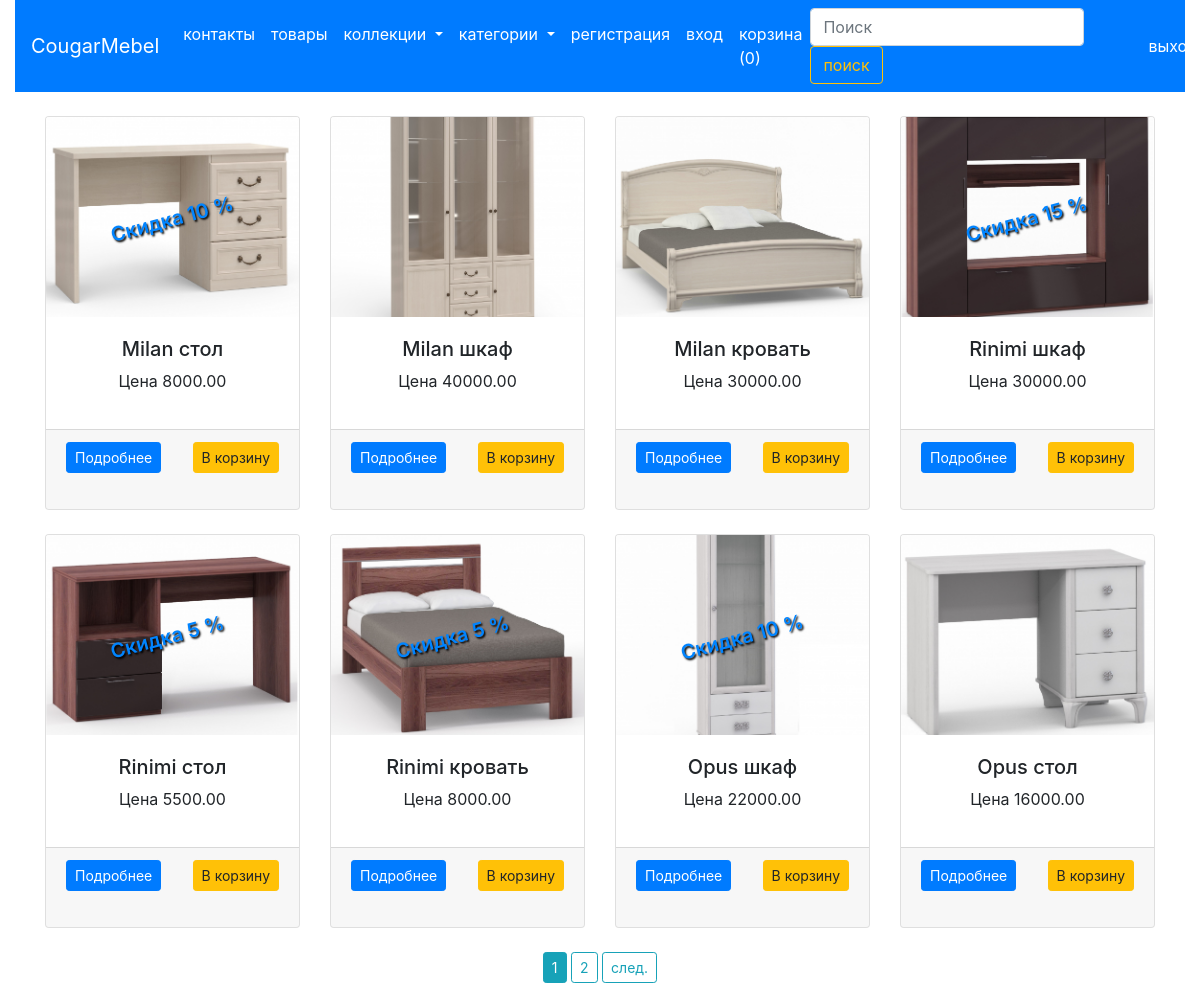
The page / on the database its author committed.
### shop/products/models.py (models this page shows, shortened)
class Addproduct(db.Model):
    __seachbale__ = ['name','desc']
    id = db.Column(db.Integer, primary_key=True)
    name = db.Column(db.String(80), nullable=False)
    price = db.Column(db.Numeric(10,2), nullable=False)
    discount = db.Column(db.Integer, default=0)
    stock = db.Column(db.Integer, nullable=False)
    colors = db.Column(db.Text, nullable=False)
    desc = db.Column(db.Text, nullable=False)
    pub_date = db.Column(db.DateTime, nullable=False,default=datetime.utcnow)
    category_id = db.Column(db.Integer, db.ForeignKey('category.id'),nullable=False)
    category = db.relationship('Category',backref=db.backref('categories', lazy=True))
    brand_id = db.Column(db.Integer, db.ForeignKey('brand.id'),nullable=False)
    brand = db.relationship('Brand',backref=db.backref('brands', lazy=True))
    image_1 = db.Column(db.String(150), nullable=False, default='image1.jpg')
    image_2 = db.Column(db.String(150), nullable=False, default='image2.jpg')
    image_3 = db.Column(db.String(150), nullable=False, default='image3.jpg')

### shop/products/routes.py (the view)
@app.route('/')
def home():
    page = request.args.get('page', 1, type=int)
    products = Addproduct.query.filter(Addproduct.stock > 0).order_by(
        Addproduct.id.desc()).paginate(page=page, per_page=8)
    return render_template('products/index.html', products=products, brands=brands(), categories=categories())

### shop/products/routes.py (called while the page is built)
def brands():
    brands = Brand.query.join(
        Addproduct, (Brand.id == Addproduct.brand_id)).all()
    return brands

def categories():
    categories = Category.query.join(
        Addproduct, (Category.id == Addproduct.category_id)).all()
    return categories

### shop/templates/products/index.html (shortened to what this page needs)
{% extends 'layout.html' %}
{% block content %}
{% include 'navbar.html' %}
<div class="container">
    <div class="row">
        {% if brand %}
         {% for b in brand.items %}
        <div class="col-md-3 mt-4">
            <div class="card">
                <img src="{{url_for('static', filename='images/' + b.image_1)}}" class="card-img-top" alt="{{b.name}}" height="200" width="200">
                <div class="card-body">
                    {% if b.discount > 0 %}
                    <h5 style="text-shadow: 1px 2px 2px #000; color: rgb(0, 255, 242); transform: rotate(-15deg); position: absolute; top: 23%; left: 25%; font-weight: 600;"> Скидка {{b.discount}}</h5>
                    {% endif %}
                  <h5 class="text-center">{{b.name}}</h5>
                  <p class="text-center">Цена {{b.price}}</p>
                </div>
                <div class="card-footer">
                    <a href="{{url_for('single_page',id=b.id)}}" class="float-left btn btn-sm btn-primary">Подробнее</a>
                    <form action="{{url_for('AddCart')}}" method="post">
                      <input type="hidden" name="product_id" value="{{b.id}}">
                      <button type="submit" class="btn btn-sm btn-warning float-right">В корзину</button>
                      <input type="hidden" name="quantity" value="1" min="1" max="20">
                      {% set colors = b.colors.split(',') %}
                      <select name="colors" id="colors" style="visibility: hidden;">
                          {% for color in colors %}
                          {% set col = color.split(':') %}
                          <option value="{{col[0]}}">{{col[0] | capitalize }}</option>
                          {% endfor %}
                      </select>
                  </form>
                </div>
            </div>
          </div>
        {% endfor %}
    </div>
    <div class="row mt-4">
      <div class="col text-center">
        {% if brand.has_prev %}
          <a href="{{url_for('get_brand',id=get_brand.id, page=brand.prev_num)}}"class="btn btn-sm btn-outline-info">пред.</a>
        {% endif %}
        {% if brand.total > 8 %}
       {% for page_num in brand.iter_pages(left_edge=1, right_edge=2, left_current=1,right_current=2) %}
       {% if page_num %}
         {% if brand.page == page_num %}
         <a href="{{url_for('get_brand',id=get_brand.id, page=page_num)}}" class="btn btn-sm btn-info">{{page_num}}</a>
         {% else %}
         <a href="{{url_for('get_brand',id=get_brand.id, page=page_num)}}" class="btn btn-sm btn-outline-info">{{page_num}}</a>
          {% endif %}
        {% else %}
        ...
        {% endif %}
       {% endfor %}
       {% endif %}
       {% if brand.has_next %}
       <a href="{{url_for('get_brand',id=get_brand.id, page=brand.next_num)}}"class="btn btn-sm btn-outline-info">след.</a>
     {% endif %}
      </div>
    </div>
    <div class="row">
         {% else %}
        {% for product in products.items %}
      <div class="col-md-3 mt-4">
        <div class="card">
            <img src="{{url_for('static', filename='images/' + product.image_1)}}" class="card-img-top" alt="{{product.name}}" height="200" width="200">
            <div class="card-body">
                {% if product.discount > 0 %}
                <h5 style="text-shadow: 1px 2px 2px #000; color: rgb(0, 132, 255); transform: rotate(-15deg); position: absolute; top: 23%; left: 25%; font-weight: 600;"> Скидка {{product.discount}} %</h5>
                {% endif %}
              <h5 class="text-center">{{product.name}}</h5>
              <p class="text-center">Цена {{product.price}}</p>
            </div>
            <div class="card-footer">
                <a href="{{url_for('single_page',id=product.id)}}" class="float-left btn btn-sm btn-primary">Подробнее</a>
                <form action="{{url_for('AddCart')}}" method="post">
                  <button type="submit" class="btn btn-sm btn-warning float-right">В корзину</button>
                  {% set colors = product.colors.split(',') %}
              </form>
            </div>
        </div>
      </div>
        {% endfor %}
      </div>
      <div class="row mt-4">
        <div class="col text-center">
          {% if products.total> 8 %}
         {% for page_num in products.iter_pages(left_edge=1, right_edge=2, left_current=1,right_current=2) %}
         {% if page_num %}
           {% if products.page == page_num %}
           <a href="{{url_for('home', page=page_num)}}" class="btn btn-sm btn-info">{{page_num}}</a>
           {% else %}
           <a href="{{url_for('home', page=page_num)}}" class="btn btn-sm btn-outline-info">{{page_num}}</a>
            {% endif %}
          {% else %}
          ...
          {% endif %}
         {% endfor %}
         {% endif %}
         {% if products.has_next %}
         <a href="{{url_for('home', page=products.next_num)}}"class="btn btn-sm btn-outline-info">след.</a>
       {% endif %}
        </div>
      </div>
        {% endif %}
    </div>
{% endblock content %}

### shop/templates/layout.html (style rules this page uses)
img { object-fit: cover; }

### rows shown on the page
Addproduct: image_1 (picture), discount "10", name "Milan стол", price "8000.00"
Addproduct: image_1 (picture), name "Milan шкаф", price "40000.00"
Addproduct: image_1 (picture), name "Milan кровать", price "30000.00"
Addproduct: image_1 (picture), discount "15", name "Rinimi шкаф", price "30000.00"
Addproduct: image_1 (picture), discount "5", name "Rinimi стол", price "5500.00"
Addproduct: image_1 (picture), discount "5", name "Rinimi кровать", price "8000.00"
Addproduct: image_1 (picture), discount "10", name "Opus шкаф", price "22000.00"
Addproduct: image_1 (picture), name "Opus стол", price "16000.00"

### other values the page prints
{{ session['Shoppingcart']|length }} "0"
{{ page_num }} "1"
{{ page_num }} "2"
